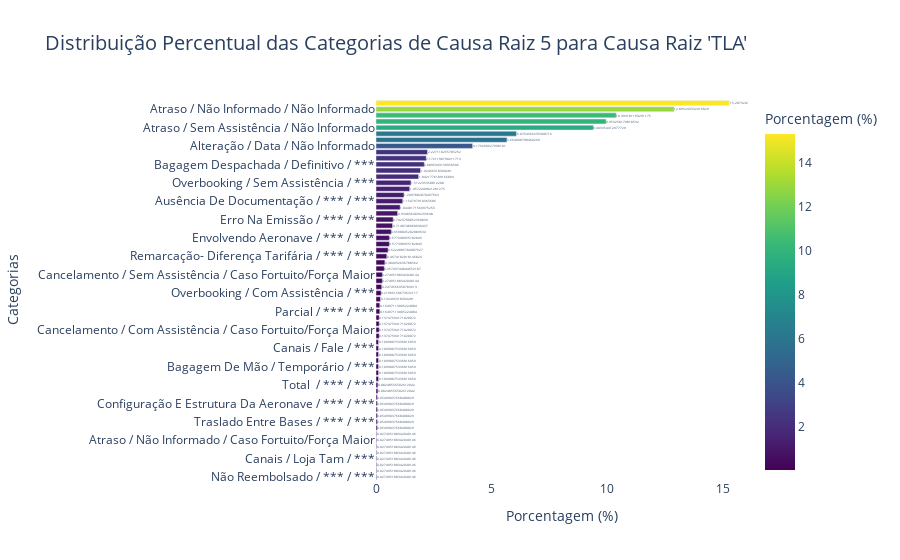

Here is the notebook cell this chart was saved with:
### Code cell
filtered_data = df[(df['Area'] == 'Área 100') & (df['Data de Encerramento'].isna()) & (df['Causa Raiz 1'] == 'TLA')]

# Passo 2: Contar as ocorrências de cada categoria em 'Objeto Principal' (ou outra coluna se desejar)
category_counts = filtered_data['Causa Raiz 5'].value_counts().reset_index()
category_counts.columns = ['Categoria', 'Count']

# Passo 3: Calcular a porcentagem de cada categoria
total_count = category_counts['Count'].sum()
category_counts['Porcentagem'] = (category_counts['Count'] / total_count) * 100

# Passo 4: Criar gráfico de barras interativo com Plotly para mostrar porcentagem
fig = px.bar(
    category_counts, 
    x='Porcentagem', 
    y='Categoria', 
    orientation='h', 
    title="Distribuição Percentual das Categorias de Causa Raiz 5 para Causa Raiz 'TLA'",
    labels={'Porcentagem': 'Porcentagem (%)', 'Categoria': 'Categorias'},
    text='Porcentagem',  # Exibir a porcentagem nos gráficos
    color='Porcentagem',  # Colorir as barras baseado na porcentagem
    color_continuous_scale='Viridis'  # Escolher escala de cores
)

# Passo 5: Personalizar o layout para um visual mais elegante
fig.update_layout(
    title_font_size=20,
    xaxis_title='Porcentagem (%)',
    yaxis_title='Categorias',
    yaxis={'categoryorder':'total ascending'},  # Ordenar barras pela contagem
    plot_bgcolor='rgba(0, 0, 0, 0)',  # Fundo transparente
    hoverlabel=dict(font_size=12),  # Personalizar o tamanho do rótulo ao passar o mouse
)

# Exibir o gráfico interativo
fig.show()

### Figure 1 — Plotly figure (JSON) as saved in the notebook; plotly's stock layout.template omitted (floating-point values rounded to 4 significant figures)
{"data": [{"alignmentgroup": "True", "hovertemplate": "Porcentagem (%)=%{marker.color}<br>Categorias=%{y}<extra></extra>", "legendgroup": "", "marker": {"color": [15.29, 12.9, 10.39, 9.953, 9.403, 6.076, 5.664, 4.179, 2.227, 2.172, 2.09, 1.925, 1.842, 1.512, 1.457, 1.21, 1.155, 1.045, 0.9348, 0.7424, 0.7149, 0.6599, 0.5774, 0.5774, 0.5224, 0.4674, 0.3849, 0.3574, 0.275, 0.275, 0.2475, 0.22, 0.1925, 0.165, 0.165, 0.1375, 0.1375, 0.1375, 0.1375, 0.11, 0.11, 0.11, 0.11, 0.11, 0.11, 0.11, 0.08249, 0.08249, 0.05499, 0.05499, 0.05499, 0.05499, 0.05499, 0.05499, 0.0275, 0.0275, 0.0275, 0.0275, 0.0275, 0.0275, 0.0275, 0.0275], "coloraxis": "coloraxis", "pattern": {"shape": ""}}, "name": "", "offsetgroup": "", "orientation": "h", "showlegend": false, "text": [15.29, 12.9, 10.39, 9.953, 9.403, 6.076, 5.664, 4.179, 2.227, 2.172, 2.09, 1.925, 1.842, 1.512, 1.457, 1.21, 1.155, 1.045, 0.9348, 0.7424, 0.7149, 0.6599, 0.5774, 0.5774, 0.5224, 0.4674, 0.3849, 0.3574, 0.275, 0.275, 0.2475, 0.22, 0.1925, 0.165, 0.165, 0.1375, 0.1375, 0.1375, 0.1375, 0.11, 0.11, 0.11, 0.11, 0.11, 0.11, 0.11, 0.08249, 0.08249, 0.05499, 0.05499, 0.05499, 0.05499, 0.05499, 0.05499, 0.0275, 0.0275, 0.0275, 0.0275, 0.0275, 0.0275, 0.0275, 0.0275], "textposition": "auto", "type": "bar", "x": [15.29, 12.9, 10.39, 9.953, 9.403, 6.076, 5.664, 4.179, 2.227, 2.172, 2.09, 1.925, 1.842, 1.512, 1.457, 1.21, 1.155, 1.045, 0.9348, 0.7424, 0.7149, 0.6599, 0.5774, 0.5774, 0.5224, 0.4674, 0.3849, 0.3574, 0.275, 0.275, 0.2475, 0.22, 0.1925, 0.165, 0.165, 0.1375, 0.1375, 0.1375, 0.1375, 0.11, 0.11, 0.11, 0.11, 0.11, 0.11, 0.11, 0.08249, 0.08249, 0.05499, 0.05499, 0.05499, 0.05499, 0.05499, 0.05499, 0.0275, 0.0275, 0.0275, 0.0275, 0.0275, 0.0275, 0.0275, 0.0275], "xaxis": "x", "y": ["Cancelamento / Não Informado / Não Informado", "Atraso / Não Informado / Não Informado", "Bagagem Despachada / Temporário / ***", "Cancelamento / Sem Assistência / Não Informado", "Atraso / Sem Assistência / Não Informado", "Animais / *** / ***", "*** / *** / ***", "Alteração / Data / Não Informado", "Overbooking / Não Informado / ***", "Alteração / Classe / Não Informado", "Bagagem Despachada / Definitivo / ***", "Perda / *** / ***", "Inexistente No Sistema / *** / ***", "Overbooking / Sem Assistência / ***", "Alteração / Rota  / Não Informado", "Cancelamento / Com Assistência / Não Informado", "Ausência De Documentação / *** / ***", "Documentação Irregular / *** / ***", "Atraso / Com Assistência / Não Informado", "Erro Na Emissão / *** / ***", "Serviço De Bordo / Alimentação Especial / ***", "Não Disponibilizado / *** / ***", "Não Envolvendo Aeronave / *** / ***", "Envolvendo Aeronave / *** / ***", "Pontuação / Suspensão - Limite 25 resgastes - Aéreo / ***", "Remarcação- Diferença Tarifária / *** / ***", "Pontuação / suspensão - limite 25 resgates / ***", "No Show / *** / ***", "Pontuação / Fraude / ***", "Cancelamento / Sem Assistência / Caso Fortuito/Força Maior", "Passageiro Especial / Menor / ***", "Overbooking / Com Assistência / ***", "Pontuação / Reembolso De Pontos / ***", "Parcial / *** / ***", "Canais / Check-In / ***", "Culpa Tam / *** / ***", "Cancelamento / Com Assistência / Caso Fortuito/Força Maior", "Atraso / Com Assistência / Caso Fortuito/Força Maior", "Pontuação / Resgate De Pontos / ***", "Canais / Site / ***", "Passageiro Especial / Cadeirante / ***", "Bagagem De Mão / Temporário / ***", "Produto Proibido / *** / ***", "Cancelamento / Não Informado / Caso Fortuito/Força Maior", "Canais / Fale / ***", "Atraso / Sem Assistência / Caso Fortuito/Força Maior", "Alteração / Rota  / Caso Fortuito/Força Maior", "Total  / *** / ***", "Passageiro Especial / Passe Livre / ***", "Traslado Entre Bases / *** / ***", "Canais / Call Center / ***", "Tripulação / *** / ***", "Configuração E Estrutura Da Aeronave / *** / ***", "Passageiro Especial / Idoso / ***", "Não Reembolsado / *** / ***", "Alteração / Data / Caso Fortuito/Força Maior", "Canais / Não Informado / ***", "Canais / Loja Tam / ***", "Pontuação / Categoria De Cartões / ***", "Cadastros- Senhas / *** / ***", "Atraso / Não Informado / Caso Fortuito/Força Maior", "Problemas Com Parceiros / *** / ***"], "yaxis": "y"}], "layout": {"barmode": "relative", "coloraxis": {"colorbar": {"title": {"text": "Porcentagem (%)"}}, "colorscale": [[0, "#440154"], [0.1111, "#482878"], [0.2222, "#3e4989"], [0.3333, "#31688e"], [0.4444, "#26828e"], [0.5556, "#1f9e89"], [0.6667, "#35b779"], [0.7778, "#6ece58"], [0.8889, "#b5de2b"], [1, "#fde725"]]}, "hoverlabel": {"font": {"size": 12}}, "legend": {"tracegroupgap": 0}, "plot_bgcolor": "rgba(0, 0, 0, 0)", "title": {"font": {"size": 20}, "text": "Distribuição Percentual das Categorias de Causa Raiz 5 para Causa Raiz 'TLA'"}, "xaxis": {"anchor": "y", "domain": [0, 1], "title": {"text": "Porcentagem (%)"}}, "yaxis": {"anchor": "x", "categoryorder": "total ascending", "domain": [0, 1], "title": {"text": "Categorias"}}}}
